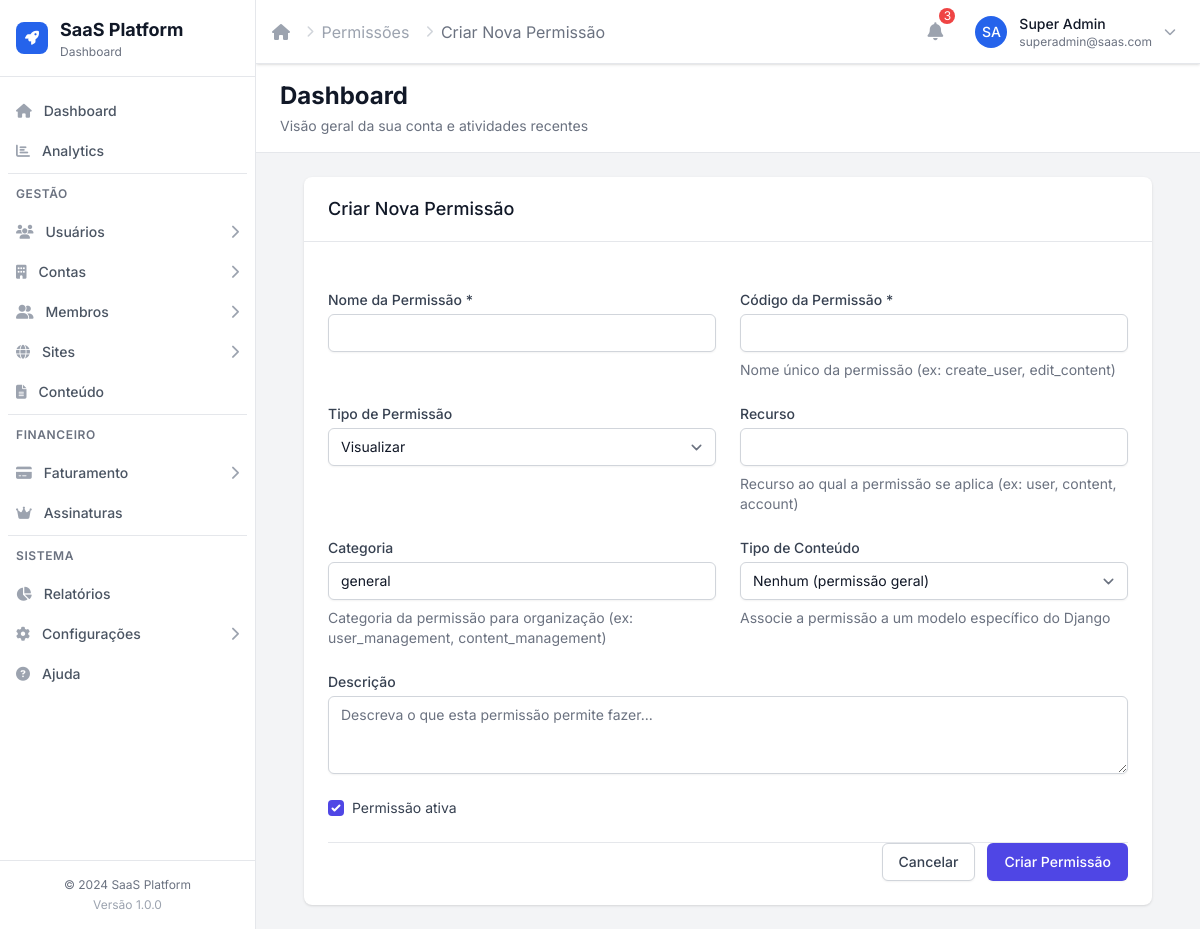
The page /admin-panel/permissions/create/ (signed in) on the database its author committed.
### users/models.py (models this page shows, shortened)
class User(AbstractUser):
    STATUS_CHOICES = [
        ('active', _('Ativo')),
        ('inactive', _('Inativo')),
        ('pending', _('Pendente')),
        ('suspended', _('Suspenso')),
    ]
    USER_TYPE_CHOICES = [
        ('user', _('Usuário Comum')),
        ('admin', _('Administrador')),
        ('superadmin', _('Super Administrador')),
    ]
    email = models.EmailField(_('Email'), unique=True)
    phone = models.CharField(_('Telefone'), max_length=20, blank=True, null=True)
    avatar = models.ImageField(
        _('Avatar'),
        upload_to='avatars/',
        blank=True,
        null=True,
        help_text=_('Imagem de perfil do usuário')
    )
    status = models.CharField(
        _('Status'),
        max_length=20,
        choices=STATUS_CHOICES,
        default='active'
    )
    user_type = models.CharField(
        _('Tipo de Usuário'),
        max_length=20,
        choices=USER_TYPE_CHOICES,
        default='user'
    )
    created_at = models.DateTimeField(_('Criado em'), auto_now_add=True)
    updated_at = models.DateTimeField(_('Atualizado em'), auto_now=True)
    last_login_ip = models.GenericIPAddressField(
        _('Último IP de login'),
        blank=True,
        null=True
    )
    email_verified = models.BooleanField(_('Email verificado'), default=False)
    phone_verified = models.BooleanField(_('Telefone verificado'), default=False)
    failed_login_attempts = models.PositiveIntegerField(
        _('Tentativas de login falhadas'),
        default=0
    )
    locked_until = models.DateTimeField(
        _('Bloqueado até'),
        blank=True,
        null=True
    )
    is_deleted = models.BooleanField(
        _('Deletado'),
        default=False,
        help_text=_('Indica se o usuário foi deletado (soft delete)')
    )
    deleted_at = models.DateTimeField(
        _('Deletado em'),
        blank=True,
        null=True
    )
    USERNAME_FIELD = 'email'
    REQUIRED_FIELDS = ['username', 'first_name', 'last_name']
    objects = UserManager()  # Manager padrão que filtra usuários não deletados
    all_objects = models.Manager()  # Manager que retorna todos os usuários
    class Meta:
        verbose_name = _('Usuário')
        verbose_name_plural = _('Usuários')
        ordering = ['-created_at']
    def get_full_name(self):
        return f"{self.first_name} {self.last_name}".strip() or self.username
    def delete(self, *args, **kwargs):
        """Override do delete padrão para usar soft delete"""
        self.soft_delete()

### admin_panel/views.py (the view)
# urls.py: path('permissions/create/', views.permission_create, name='permission_create'),
@login_required
def permission_create(request):
    if not (request.user.is_staff or request.user.is_superuser):
        raise PermissionDenied('Você não tem permissão para criar permissões.')
    if request.method == 'POST':
        form = PermissionForm(request.POST)
        if form.is_valid():
            permission = form.save()
            messages.success(request, f'Permissão "{permission.name}" criada com sucesso!')
            return redirect('admin_panel:permission_detail', permission_id=permission.id)
    else:
        form = PermissionForm()
    context = {
        'form': form,
        'title': 'Criar Nova Permissão',
        'action': 'create'
    }
    return render(request, 'admin_panel/permissions/form.html', context)

### users/models.py (called while the page is built)
    def get_queryset(self):
        return super().get_queryset().filter(is_deleted=False)

### templates/admin_panel/permissions/form.html (shortened to what this page needs)
{% extends 'dashboard/base_dashboard.html' %}
{% load static %}
{% block breadcrumb %}
    <li>
        <a href="{% url 'admin_panel:dashboard' %}" class="text-gray-400 hover:text-gray-500 transition-colors">
            <i class="fas fa-home"></i>
        </a>
    </li>
    <li class="flex items-center">
        <i class="fas fa-chevron-right text-gray-300 text-xs mx-2"></i>
        <a href="{% url 'admin_panel:permissions_list' %}" class="text-gray-400 hover:text-gray-500 transition-colors">Permissões</a>
    </li>
    <li class="flex items-center">
        <i class="fas fa-chevron-right text-gray-300 text-xs mx-2"></i>
        <span class="text-gray-500">{{ title }}</span>
    </li>
{% endblock %}
{% block dashboard_content %}
<div class="max-w-7xl mx-auto px-4 sm:px-6 lg:px-8">
    <div class="bg-white dark:bg-gray-800 shadow rounded-lg">
         <div class="px-4 py-5 sm:px-6 border-b border-gray-200 dark:border-gray-700">
             <h3 class="text-lg leading-6 font-medium text-gray-900 dark:text-white">{{ title }}</h3>
         </div>
        <div class="px-4 py-5 sm:p-6">
            <form method="post" class="space-y-6">
                <div class="grid grid-cols-1 gap-6 sm:grid-cols-2">
                    <div>
                        <label for="id_name" class="block text-sm font-medium text-gray-700 dark:text-gray-300">Nome da Permissão *</label>
                        <input type="text" class="mt-1 block w-full border-gray-300 dark:border-gray-600 bg-white dark:bg-gray-700 text-gray-900 dark:text-white rounded-md shadow-sm focus:ring-indigo-500 focus:border-indigo-500 sm:text-sm"
                               id="id_name" name="name" value="{{ form.name.value|default:'' }}" required>
                    </div>
                    <div>
                        <label for="id_codename" class="block text-sm font-medium text-gray-700 dark:text-gray-300">Código da Permissão *</label>
                        <input type="text" class="mt-1 block w-full border-gray-300 dark:border-gray-600 bg-white dark:bg-gray-700 text-gray-900 dark:text-white rounded-md shadow-sm focus:ring-indigo-500 focus:border-indigo-500 sm:text-sm"
                               id="id_codename" name="codename" value="{{ form.codename.value|default:'' }}" required>
                        <p class="mt-2 text-sm text-gray-500">{{ form.codename.help_text }}</p>
                    </div>
                    <div>
                        <label for="id_permission_type" class="block text-sm font-medium text-gray-700 dark:text-gray-300">Tipo de Permissão</label>
                        <select id="id_permission_type" name="permission_type" class="mt-1 block w-full border-gray-300 dark:border-gray-600 bg-white dark:bg-gray-700 text-gray-900 dark:text-white rounded-md shadow-sm focus:ring-indigo-500 focus:border-indigo-500 sm:text-sm">
                            {% for value, label in form.permission_type.field.choices %}
                                <option value="{{ value }}" {% if form.permission_type.value == value %}selected{% endif %}>{{ label }}</option>
                            {% endfor %}
                        </select>
                    </div>
                    <div>
                        <label for="id_resource" class="block text-sm font-medium text-gray-700 dark:text-gray-300">Recurso</label>
                        <input type="text" class="mt-1 block w-full border-gray-300 dark:border-gray-600 bg-white dark:bg-gray-700 text-gray-900 dark:text-white rounded-md shadow-sm focus:ring-indigo-500 focus:border-indigo-500 sm:text-sm"
                               id="id_resource" name="resource" value="{{ form.resource.value|default:'' }}">
                        <p class="mt-2 text-sm text-gray-500">{{ form.resource.help_text }}</p>
                    </div>
                    <div>
                        <label for="id_category" class="block text-sm font-medium text-gray-700 dark:text-gray-300">Categoria</label>
                        <input type="text" class="mt-1 block w-full border-gray-300 dark:border-gray-600 bg-white dark:bg-gray-700 text-gray-900 dark:text-white rounded-md shadow-sm focus:ring-indigo-500 focus:border-indigo-500 sm:text-sm"
                               id="id_category" name="category" value="{{ form.category.value|default:'' }}">
                        <p class="mt-2 text-sm text-gray-500">{{ form.category.help_text }}</p>
                    </div>
                    <div>
                        <label for="id_content_type" class="block text-sm font-medium text-gray-700 dark:text-gray-300">Tipo de Conteúdo</label>
                        <select id="id_content_type" name="content_type" class="mt-1 block w-full border-gray-300 dark:border-gray-600 bg-white dark:bg-gray-700 text-gray-900 dark:text-white rounded-md shadow-sm focus:ring-indigo-500 focus:border-indigo-500 sm:text-sm">
                            <option value="">Nenhum (permissão geral)</option>
                        </select>
                        <p class="mt-2 text-sm text-gray-500">Associe a permissão a um modelo específico do Django</p>
                    </div>
                </div>
                <div>
                    <label for="id_description" class="block text-sm font-medium text-gray-700 dark:text-gray-300">Descrição</label>
                    <textarea id="id_description" name="description" rows="3" class="mt-1 block w-full border-gray-300 dark:border-gray-600 bg-white dark:bg-gray-700 text-gray-900 dark:text-white rounded-md shadow-sm focus:ring-indigo-500 focus:border-indigo-500 sm:text-sm" placeholder="Descreva o que esta permissão permite fazer..."></textarea>
                </div>
                <div class="flex items-center">
                    <input type="checkbox"
                           id="id_is_active"
                           name="is_active"
                           {% if form.is_active.value %}checked{% endif %}
                           class="h-4 w-4 text-indigo-600 focus:ring-indigo-500 border-gray-300 rounded">
                    <label for="id_is_active" class="ml-2 text-sm text-gray-700 dark:text-gray-300">
                        Permissão ativa
                    </label>
                </div>
                <div class="flex justify-end space-x-3 pt-6 border-t border-gray-200 dark:border-gray-700">
                    <a href="{% url 'admin_panel:permissions_list' %}"
                       class="bg-white dark:bg-gray-700 py-2 px-4 border border-gray-300 dark:border-gray-600 rounded-md shadow-sm text-sm font-medium text-gray-700 dark:text-gray-300 hover:bg-gray-50 dark:hover:bg-gray-600 focus:outline-none focus:ring-2 focus:ring-offset-2 focus:ring-indigo-500">
                        Cancelar
                    </a>
                    <button type="submit"
                            class="bg-indigo-600 hover:bg-indigo-700 py-2 px-4 border border-transparent rounded-md shadow-sm text-sm font-medium text-white focus:outline-none focus:ring-2 focus:ring-offset-2 focus:ring-indigo-500">
                        {% if action == 'edit' %}
                            Atualizar Permissão
                        {% else %}
                            Criar Permissão
                        {% endif %}
                    </button>
                </div>
            </form>
        </div>
    </div>
</div>
{% endblock %}

### templates/dashboard/base_dashboard.html (shortened to what this page needs)
{% extends 'base.html' %}
{% block content %}
<div class="h-screen flex overflow-hidden bg-gray-100 dark:bg-gray-900" x-data="{ sidebarOpen: false }">
    <div class="hidden md:flex md:flex-shrink-0">
        <div class="flex flex-col w-64">
            <div class="flex flex-col h-0 flex-1 bg-white dark:bg-gray-800 border-r border-gray-200 dark:border-gray-700">
                {% include 'dashboard/partials/sidebar_content.html' %}
            </div>
        </div>
    </div>
    <div class="flex flex-col w-0 flex-1 overflow-hidden">
        <div class="relative z-10 flex-shrink-0 flex h-16 bg-white dark:bg-gray-800 shadow border-b border-gray-200 dark:border-gray-700">
            <div class="flex-1 px-4 flex justify-between items-center">
                <div class="flex items-center space-x-4">
                    <nav class="hidden sm:flex" aria-label="Breadcrumb">
                        <ol class="flex items-center space-x-2">
                            {% block breadcrumb %}{% endblock %}
                        </ol>
                    </nav>
                </div>
                <div class="flex items-center space-x-4">
                    {% block top_actions %}
                        <div class="relative" x-data="{ open: false }">
                            <button @click="open = !open"
                                    class="p-2 text-gray-400 dark:text-gray-500 hover:text-gray-500 dark:hover:text-gray-400 focus:outline-none focus:ring-2 focus:ring-primary-500 rounded-full relative">
                                <i class="fas fa-bell text-lg"></i>
                                <span class="absolute -top-1 -right-1 h-4 w-4 bg-red-500 text-white text-xs rounded-full flex items-center justify-center">3</span>
                            </button>
                        </div>
                    {% endblock %}
                    <div class="relative" x-data="{ open: false }">
                        <button @click="open = !open"
                                class="flex items-center space-x-3 p-2 rounded-lg hover:bg-gray-50 dark:hover:bg-gray-700 focus:outline-none focus:ring-2 focus:ring-primary-500">
                            <div class="w-8 h-8 bg-primary-600 rounded-full flex items-center justify-center">
                                {% if user.avatar %}
                                    <img src="{{ user.avatar.url }}" alt="{{ user.get_full_name }}" class="w-8 h-8 rounded-full object-cover">
                                {% else %}
                                    <span class="text-white text-sm font-medium">{{ user.first_name|first|upper }}{{ user.last_name|first|upper }}</span>
                                {% endif %}
                            </div>
                            <div class="hidden sm:block text-left">
                                <p class="text-sm font-medium text-gray-900 dark:text-white">{{ user.get_full_name|default:user.username }}</p>
                                <p class="text-xs text-gray-500 dark:text-gray-400">{{ user.email }}</p>
                            </div>
                            <i class="fas fa-chevron-down text-gray-400 dark:text-gray-500 text-xs"></i>
                        </button>
                    </div>
                </div>
            </div>
        </div>
        <main class="flex-1 relative overflow-y-auto focus:outline-none">
            {% block page_header %}
                <div class="bg-white dark:bg-gray-800 border-b border-gray-200 dark:border-gray-700 px-4 py-4 sm:px-6">
                    <div class="flex items-center justify-between">
                        <div>
                            <h1 class="text-2xl font-bold text-gray-900 dark:text-white hidden sm:block">
                                {% block page_title %}Dashboard{% endblock %}
                            </h1>
                            {% block page_description %}
                                <p class="mt-1 text-sm text-gray-500 dark:text-gray-400 hidden sm:block">
                                    Visão geral da sua conta e atividades recentes
                                </p>
                            {% endblock %}
                        </div>
                    </div>
                </div>
            {% endblock %}
            <div class="px-4 py-6 sm:px-6">
                {% block dashboard_content %}{% endblock %}
            </div>
        </main>
    </div>
</div>
{% endblock %}

### rows shown on the page
User: first_name|first "S", last_name|first "A", get_full_name "Super Admin", email "superadmin@saas.com"

### other values the page prints
{{ title }} "Criar Nova Permissão"
form field permission_type "Visualizar"
